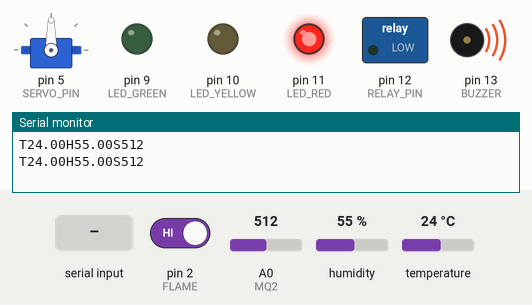
Bench run of a sketch on a simulated Arduino Uno, built with avr-gcc and run on an emulated ATmega328P. On the bench: servo, switched loads named in the sketch (green lamp = pin HIGH), output pins drawn as LEDs (lit = HIGH), buzzer (waves = sounding, pin HIGH), the last lines printed to the serial monitor. The test bench sets the inputs (shaded band); at power-on: A0 (MQ2) = 512, pin 2 (FLAME) HIGH, humidity 55 %, temperature 24 °C.

Above: at 1.3 s.
1.4 s: A0 (MQ2) set to 409
3.4 s: A0 (MQ2) set to 392
At 4.5 s:
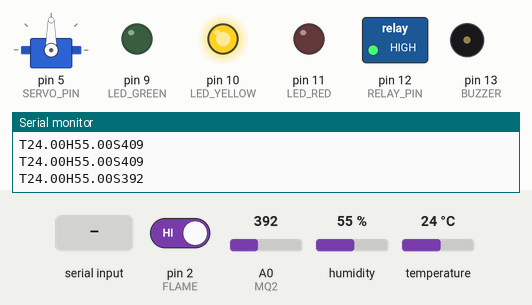
5.7 s: "C" received over Serial
At 7.0 s:
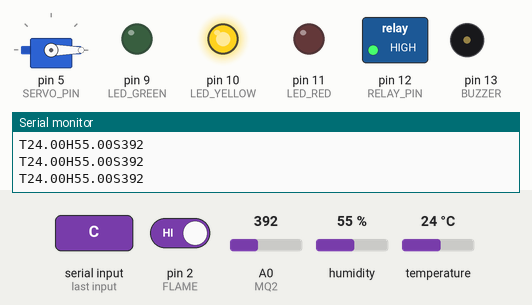
7.7 s: A0 (MQ2) set to 261
9.4 s: A0 (MQ2) set to 243
At 10.7 s:
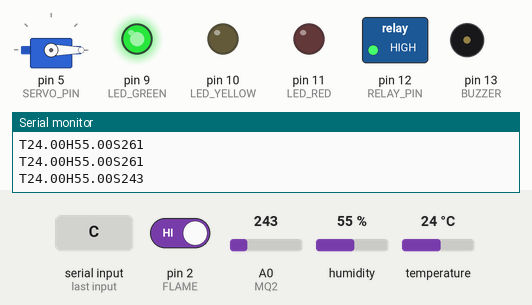
11.8 s: "O" received over Serial
At 13.1 s:
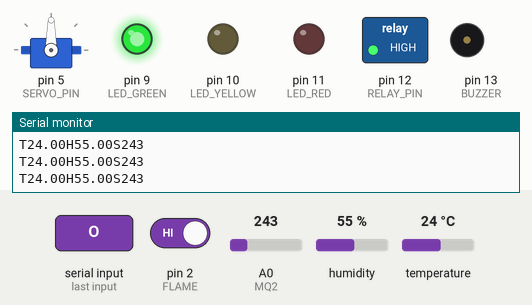
Timing chart, 0 to 14.8 s (numbered marks = the images above; inputs shaded):
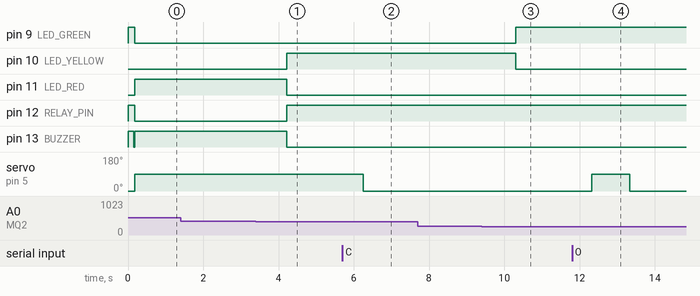

The sketch:

project_iot102.ino
```cpp
#include <SoftwareSerial.h>
#include <DHT.h>
#include <Servo.h>

// --- ĐỊNH NGHĨA CHÂN ---
#define DHTPIN 3
#define DHTTYPE DHT11
#define MQ2 A0
#define FLAME 2
#define SERVO_PIN 5
#define RELAY_PIN 12
#define BUZZER 13
#define LED_GREEN 9
#define LED_YELLOW 10
#define LED_RED 11

DHT dht(DHTPIN, DHTTYPE);
SoftwareSerial sim800(7, 8);
Servo door;
const String PHONE_NUMBER = "0xxxxxxxxx"; // Thay số điện thoại của bạn
unsigned long lastCallTime = 0;

void setup() {
  Serial.begin(9600);
  sim800.begin(9600);
  dht.begin();

  pinMode(FLAME, INPUT_PULLUP);
  pinMode(BUZZER, OUTPUT);
  pinMode(RELAY_PIN, OUTPUT);
  pinMode(LED_GREEN, OUTPUT);
  pinMode(LED_YELLOW, OUTPUT);
  pinMode(LED_RED, OUTPUT);

  digitalWrite(RELAY_PIN, HIGH);
  digitalWrite(LED_GREEN, HIGH);
  digitalWrite(LED_YELLOW, LOW);
  digitalWrite(LED_RED, LOW);
  digitalWrite(BUZZER, LOW);

  door.attach(SERVO_PIN);
  door.write(0);

  digitalWrite(BUZZER, HIGH);
  delay(150);
  digitalWrite(BUZZER, LOW);
}

void loop() {
  float h = dht.readHumidity();
  float t = dht.readTemperature();
  int smoke = analogRead(MQ2);
  int fire = digitalRead(FLAME);

  if (fire == LOW || t > 45 || smoke > 400) {
    digitalWrite(LED_GREEN, LOW);
    digitalWrite(LED_YELLOW, LOW);
    digitalWrite(LED_RED, HIGH);
    digitalWrite(BUZZER, HIGH);

    digitalWrite(RELAY_PIN, LOW);
    door.write(90);

    if ((fire == LOW || smoke > 400 || t > 45) && (millis() - lastCallTime > 60000)) {
      sim800.println("ATD" + PHONE_NUMBER + ";");
      lastCallTime = millis();
    }
  }
  else if (smoke > 250 || t > 35) {
    digitalWrite(LED_GREEN, LOW);
    digitalWrite(LED_YELLOW, HIGH);
    digitalWrite(LED_RED, LOW);
    digitalWrite(BUZZER, LOW);
    digitalWrite(RELAY_PIN, HIGH);
  }
  else {
    digitalWrite(LED_GREEN, HIGH);
    digitalWrite(LED_YELLOW, LOW);
    digitalWrite(LED_RED, LOW);
    digitalWrite(BUZZER, LOW);
    digitalWrite(RELAY_PIN, HIGH);
    door.write(0);
  }

  Serial.print("T"); Serial.print(t);
  Serial.print("H"); Serial.print(h);
  Serial.print("S"); Serial.println(smoke);

  if (Serial.available() > 0) {
    char cmd = Serial.read();
    if (cmd == 'O') door.write(90);
    if (cmd == 'C') door.write(0);
  }

  delay(1000);
}
```

Measured:
- the behaviour switches between 401 and 400 on A0 (MQ2) (found by bisection; images 0 and 1)
- the behaviour switches between 251 and 250 on A0 (MQ2) (found by bisection; images 2 and 3)
- after the input at 3.4 s, pin 10 (LED_YELLOW), pin 12 (RELAY_PIN): LOW → HIGH after 0.83 s; pin 11 (LED_RED), pin 13 (BUZZER): HIGH → LOW after 0.83 s
- after the input at 5.7 s, servo on pin 5 (SERVO_PIN): 90° → 0° after 0.55 s
- after the input at 9.4 s, pin 9 (LED_GREEN): LOW → HIGH after 0.90 s; pin 10 (LED_YELLOW): HIGH → LOW after 0.90 s
- after the input at 11.8 s, servo on pin 5 (SERVO_PIN): 0° → 90° after 0.53 s, → 0° 1.0 s later
